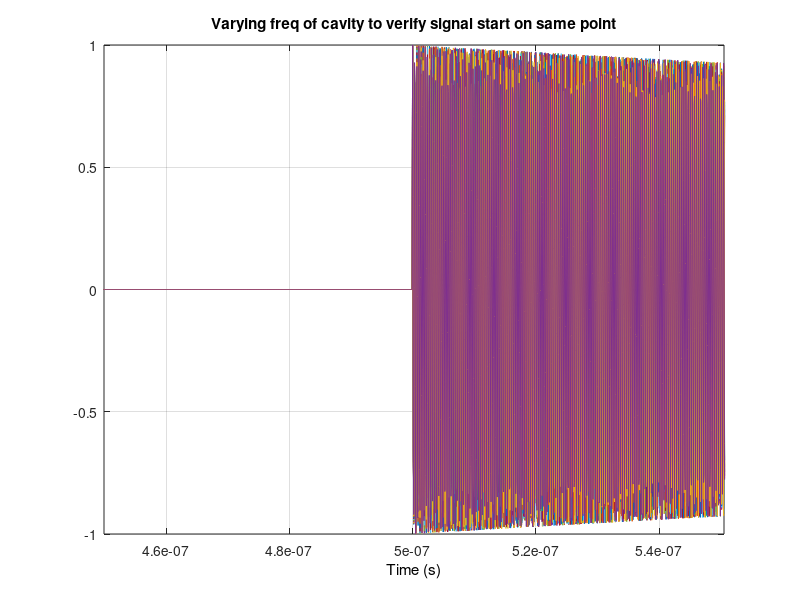
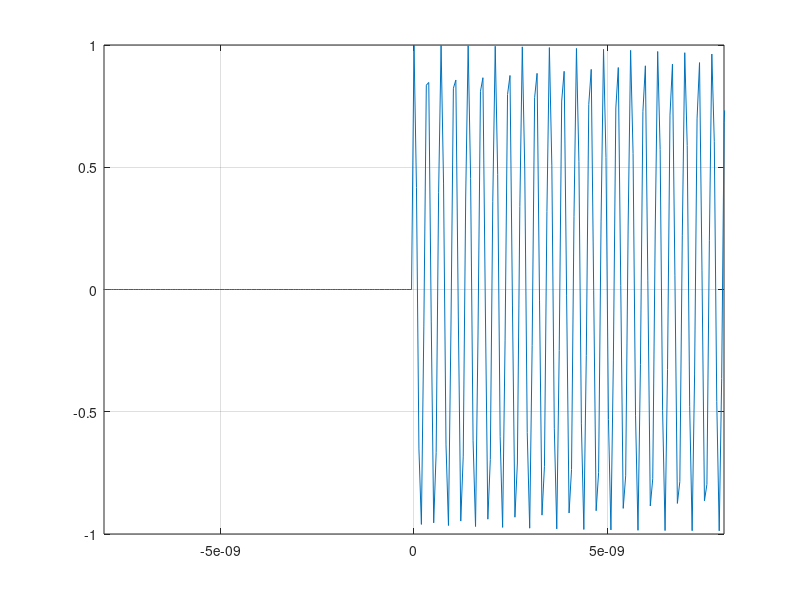
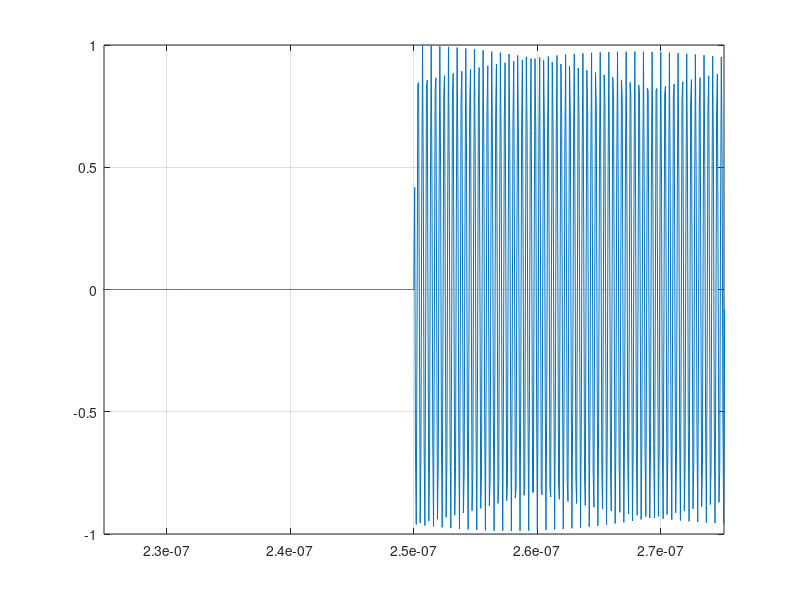
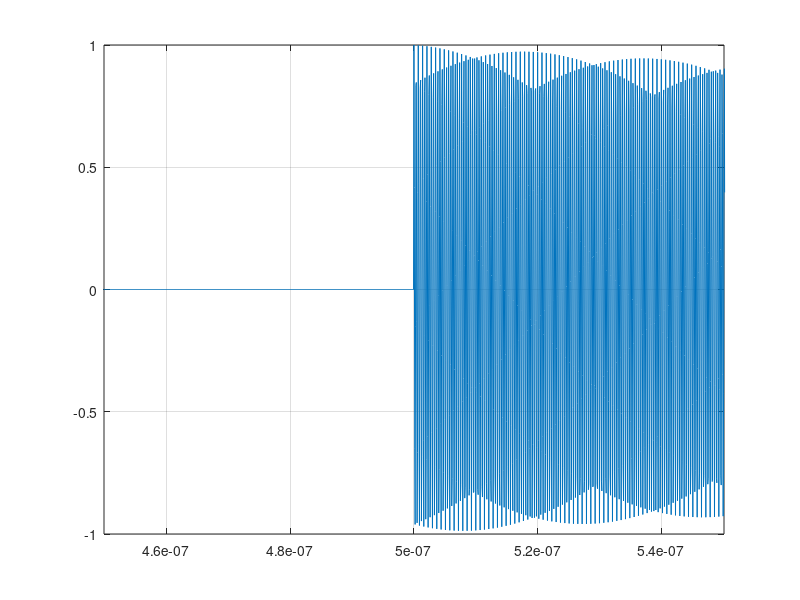

Write the MATLAB code that produced these figures, in order.
close all;
clear all; clc;

fc = 2851.3e6;    % Cavity resonate freq
wc = 2*pi*fc;
q  = 6000;        % Cavity Q
bw = fc/q;        % Cavity BW
fadc = 357e6;     % ADC sample clock
fs = fadc*44;     % Sample freq for the RF simulation
% fs is picked to be 34x the ADC clk because a high freq is needed
% for the resolution of the RF signals, but also needs to be an integer
% multiple of the ADC clk speed in order to downsample into a simulated
% sampled IF signal for the algorithm 
Ts = 1/(fs);
flo = 2771e6;     % LO freq
t_start = -1e-6;    % x axis start time
t_stop  = 5e-6;     % x axis stop time
t_delay = 0.5e-6;   % Delaying the start of the pulse
t  = (t_start):(Ts):(t_stop);          % x axis
adc_t = (t_start):(1/fadc):(t_stop);   % ADC CLK x axis

% Simulating the phase cavity as a 2nd order bpf
tfcav = tf([wc/q, 0], [1, wc/q, (wc^2)]);
cav_out = impulse(tfcav, t);  % Simulating the cavity ring output
cav_out = cav_out./(max(cav_out));

% Math representation of the cavity ring output 
tau = 1/(2*pi*bw/2);            % Time constant
rf = cos(2*pi*fc*(t-t_delay));  % 2851MHz ring
y = exp(-(t-t_delay)/tau);      % Cavity exp decay
Ustep = (t >= t_delay);         % Unity step
cav_ring = rf .* Ustep .* y;    % Creating the cavity ring

f_res = 10e6;
f_stop = f_res*10; 
f_test = fc:f_res:(fc+f_stop);
figure()
for i = 1:length(f_test)
    f_test(i)
    rf_test(i,:) = cos(2*pi*f_test(i)*(t-t_delay));
    cav_tune(i,:) = rf_test(i,:) .* Ustep .* y;
    plot(t, cav_tune(i,:)); hold on
end
hold off; grid on;
xlim([t_delay-(100e-12) t_delay+(0.5e-9)])
set(get(gca, 'XLabel'), 'String', 'Time (s)');
set(get(gca, 'Title'), 'String', 'Varying freq of cavity to verify signal start on same point');

t_d_str = 0;
t_d_res  = 0.25e-6;
t_d_stop = 5e-6;
t_d = t_d_str:t_d_res:t_d_stop;
for i = 1:length(t_d);
    rf = cos(2*pi*fc*(t-t_d(i)));  % 2851MHz ring
    y = exp(-(t-t_d(i))/tau);      % Cavity exp decay
    Ustep = (t >= t_d(i));         % Unity step
    cav_ring = rf .* Ustep .* y;    % Creating the cavity ring
    figure()
    plot(t,cav_ring); grid on
    xlim([t_d(i)-(100e-12) t_d(i)+(100e-12)])
end

